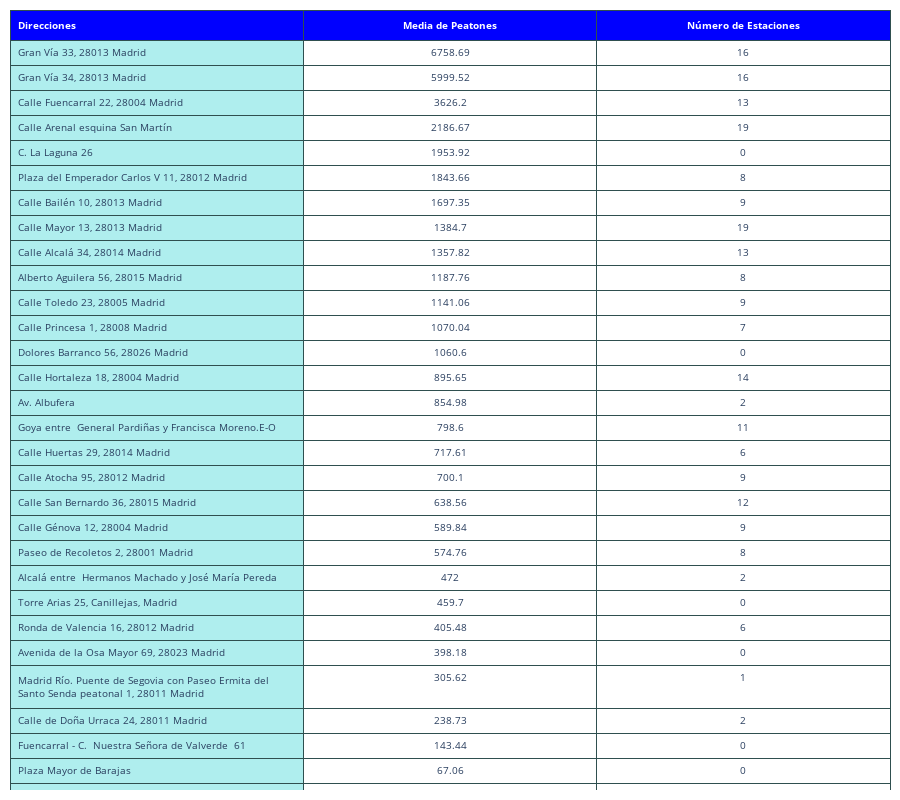

Here is the notebook cell this chart was saved with:
### Markdown cell above
Con este resultado, tenemos una tabla por punto de aforo con su media correspondientey el número de estaciones que tiene cerca de 500 metros.

### Code cell
fig = go.Figure(data=[go.Table(
  columnorder = [1,2, 3],
  columnwidth = [20,20],
  header = dict(
    values = [['<b>Direcciones</b>'], ['<b>Media de Peatones</b>'], ['<b>Número de Estaciones</b>']],
    line_color='darkslategray',
    fill_color='blue',
    align=['left','center', 'center'],
    font=dict(color='white', size=10),
    height=30
  ),
  cells=dict(
    values=[resumen_500_agg['direccion'], resumen_500_agg['peatones'], resumen_500_agg['num_estaciones']],
    line_color='darkslategray',
    fill=dict(color=['paleturquoise', 'white', 'white']),
    align=['left', 'center', 'center'],
    font_size=10,
    height=25)
    )
])

fig.update_layout(width=900, height=800, margin=dict(l=10, r=10, t=10, b=10) )

fig.show()

### Figure 1 — Plotly figure (JSON) as saved in the notebook; plotly's stock layout.template omitted (floating-point values rounded to 4 significant figures)
{"data": [{"cells": {"align": ["left", "center", "center"], "fill": {"color": ["paleturquoise", "white", "white"]}, "font": {"size": 10}, "height": 25, "line": {"color": "darkslategray"}, "values": [["Gran Vía 33, 28013 Madrid", "Gran Vía 34, 28013 Madrid", "Calle Fuencarral 22, 28004 Madrid", "Calle Arenal esquina San Martín", "C. La Laguna 26", "Plaza del Emperador Carlos V 11, 28012 Madrid", "Calle Bailén 10, 28013 Madrid", "Calle Mayor 13, 28013 Madrid", "Calle Alcalá 34, 28014 Madrid", "Alberto Aguilera 56, 28015 Madrid", "Calle Toledo 23, 28005 Madrid", "Calle Princesa 1, 28008 Madrid", "Dolores Barranco 56, 28026 Madrid", "Calle Hortaleza 18, 28004 Madrid", "Av. Albufera", "Goya entre  General Pardiñas y Francisca Moreno.E-O", "Calle Huertas 29, 28014 Madrid", "Calle Atocha 95, 28012 Madrid", "Calle San Bernardo 36, 28015 Madrid", "Calle Génova 12, 28004 Madrid", "Paseo de Recoletos 2, 28001 Madrid", "Alcalá entre  Hermanos Machado y José María Pereda", "Torre Arias 25, Canillejas, Madrid", "Ronda de Valencia 16, 28012 Madrid", "Avenida de la Osa Mayor 69, 28023 Madrid", "Madrid Río. Puente de Segovia con Paseo Ermita del Santo Senda peatonal 1, 28011 Madrid", "Calle de Doña Urraca 24, 28011 Madrid", "Fuencarral - C.  Nuestra Señora de Valverde  61", "Plaza Mayor de Barajas", "Fuencarral - C.  Nuestra Señora de Valverde  48"], [6759.0, 6000.0, 3626.0, 2187.0, 1954.0, 1844.0, 1697.0, 1385.0, 1358.0, 1188.0, 1141.0, 1070.0, 1061.0, 895.6, 855.0, 798.6, 717.6, 700.1, 638.6, 589.8, 574.8, 472, 459.7, 405.5, 398.2, 305.6, 238.7, 143.4, 67.06, 52.21], [16, 16, 13, 19, 0, 8, 9, 19, 13, 8, 9, 7, 0, 14, 2, 11, 6, 9, 12, 9, 8, 2, 0, 6, 0, 1, 2, 0, 0, 0]]}, "columnorder": [1, 2, 3], "columnwidth": [20, 20], "header": {"align": ["left", "center", "center"], "fill": {"color": "blue"}, "font": {"color": "white", "size": 10}, "height": 30, "line": {"color": "darkslategray"}, "values": [["<b>Direcciones</b>"], ["<b>Media de Peatones</b>"], ["<b>Número de Estaciones</b>"]]}, "type": "table"}], "layout": {"height": 800, "margin": {"b": 10, "l": 10, "r": 10, "t": 10}, "width": 900}}
